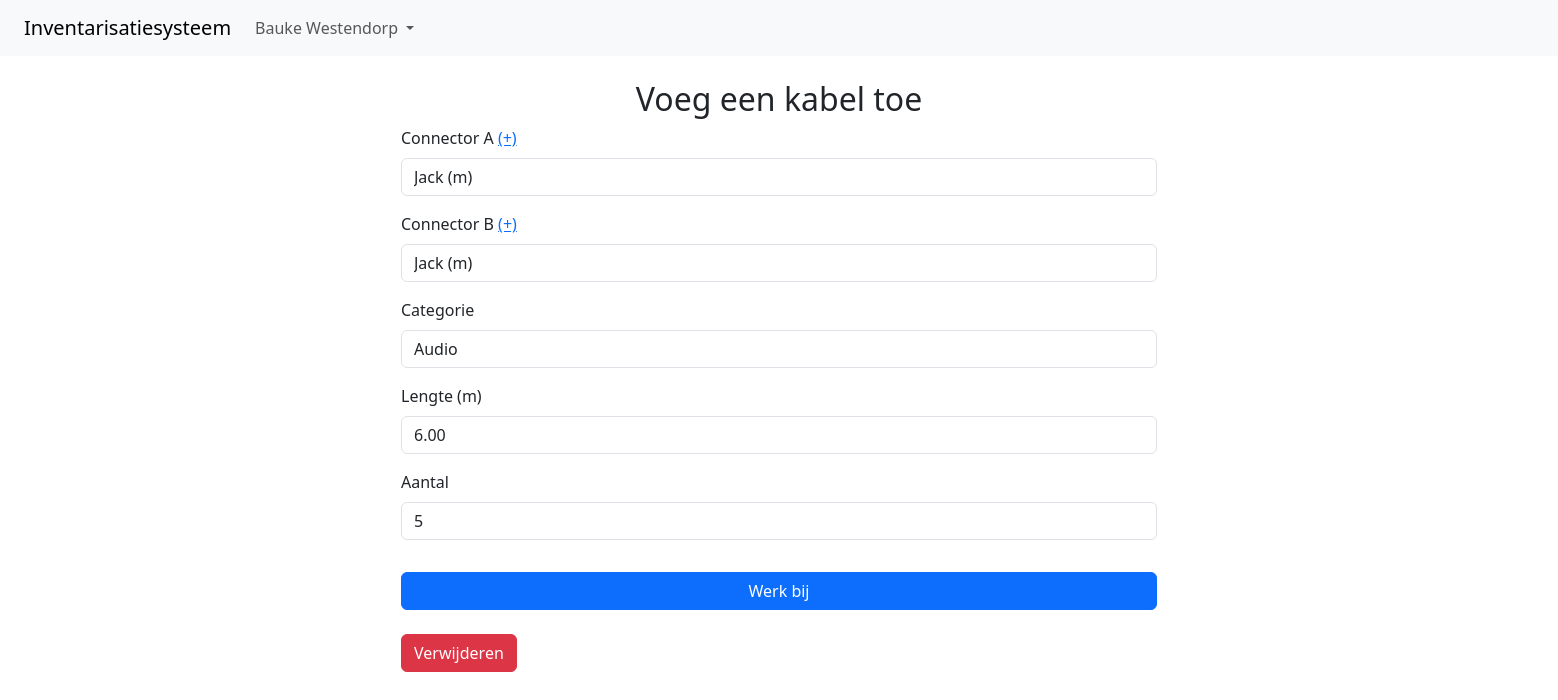
The page /cable/2/edit (signed in) on the database its author committed.
### models.py (models this page shows, shortened)
class User(db.Model, UserMixin):
    id = db.Column(db.Integer, primary_key=True)
    username = db.Column(db.String(60), unique=True, nullable=False)
    email = db.Column(db.String(120), unique=True, nullable=False)
    password = db.Column(db.String(60), nullable=False)

class Cable(db.Model):
    id = db.Column(db.Integer, primary_key=True)
    length = db.Column(db.Float, nullable=False)
    conn_a_id = db.Column(db.Integer, db.ForeignKey('connector.id'), nullable=False)
    conn_a = db.relationship('Connector', foreign_keys=[conn_a_id])
    conn_b_id = db.Column(db.Integer, db.ForeignKey('connector.id'), nullable=False)
    conn_b = db.relationship('Connector', foreign_keys=[conn_b_id])
    category_id = db.Column(db.Integer, db.ForeignKey('category.id'), nullable=False)
    category = db.relationship('Category', foreign_keys=[category_id])
    count = db.Column(db.Integer, nullable=False)

### routes.py (the view, shortened to what this page needs)
@app.route("/cable/<int:id>/edit", methods=['GET', 'POST'])
@login_required
def cable_edit(id):
    cable = Cable.query.get_or_404(id)
    form = CableForm(obj=cable)
    form.conn_a.choices = [(conn.id, f'{conn.name} ({conn.gender_label()})') for conn in Connector.query.all()]
    form.conn_b.choices = [(conn.id, f'{conn.name} ({conn.gender_label()})') for conn in Connector.query.all()]
    form.category.choices = [(category.id, category.name) for category in Category.query.all()]
    form.submit.label.text = "Werk bij"
    return render_template("cable.html", title="Bewerk kabel", form=form, cable_id=id)

### forms.py
class CableForm(FlaskForm):
    conn_a = SelectField("Connector A", validators=[DataRequired()])
    conn_b = SelectField("Connector B", validators=[DataRequired()])
    length = DecimalField("Lengte (m)", validators=[DataRequired(), NumberRange(min=0, max=1000)])
    category = SelectField("Categorie", validators=[DataRequired()])
    count = IntegerField("Aantal", validators=[DataRequired(), NumberRange(min=1)])
    submit = SubmitField("Voeg toe")

### app.py (called while the page is built)
@app.before_request
def create_tables():
    db.create_all()

### models.py (called while the page is built)
@login_manager.user_loader
def load_user(user_id):
    return User.query.get(int(user_id))

    def __repr__(self):
        return f"Category('{self.id}', '{self.name}')"

    def __repr__(self):
        return f"Connector('{self.id}', '{self.name}', '{self.is_male}')"

    def gender_label(self):
        if self.is_male:
            return 'm'
        else:
            return 'f'

### templates/cable.html (shortened to what this page needs)
{% extends "base.html" %} {% block content %}
<div class="mt-4 row justify-content-center">
    <div class="col-md-6">
        <h2 class="text-center">Voeg een kabel toe</h2>
        <form class="d-flex flex-column" style="gap: 1rem" method="POST" action="">
            <div class="form-group">
                {{ form.conn_a.label(class="form-label") }}
                <a href="/connector/add">(+)</a>
                {{ form.conn_a(class="form-control") }}
            </div>
            <div class="form-group">
                {{ form.conn_b.label(class="form-label") }}
                <a href="/connector/add">(+)</a>
                {{ form.conn_b(class="form-control") }}
            </div>
            <div class="form-group">
                {{ form.category.label(class="form-label") }}
                {{ form.category(class="form-control") }}
            </div>
            <div class="form-group">
                {{ form.length.label(class="form-label") }}
                {{ form.length(class="form-control") }}
            </div>
            <div class="form-group">
                {{ form.count.label(class="form-label") }}
                {{ form.count(class="form-control") }}
            </div>
            <div class="form-group mt-3">
                {{ form.submit(class="btn btn-primary w-100") }}
            </div>
        </form>
        {% if cable_id %}
            <am href="/cable/{{cable_id}}/delete" class="btn btn-danger mt-4">Verwijderen</a>
        {% endif %}
    </div>
</div>
{% endblock %}

### templates/base.html (shortened to what this page needs)
<!doctype html>
<html lang="en">
    <head>
        <link
            href="https://cdn.jsdelivr.net/npm/bootstrap@5.3.3/dist/css/bootstrap.min.css"
            rel="stylesheet"
        />
        <link rel="stylesheet" href="{{ url_for('static', filename='main.css') }}">
    </head>
    <body>
        <nav class="px-4 py-2 navbar navbar-expand-lg navbar-light bg-light">
            <a class="navbar-brand" href="/">Inventarisatiesysteem</a>
            <div class="collapse navbar-collapse">
                <ul class="navbar-nav ml-auto">
                    {% if current_user.is_authenticated %}
                        <li class="nav-item dropdown">
                            <a class="nav-link dropdown-toggle"
                                href="#"
                                id="navbarDropdown"
                                role="button"
                                data-bs-toggle="dropdown"
                                aria-haspopup="true"
                                aria-expanded="false"
                            >
                                {{ current_user.username }}
                            </a>
                        </li>
                    {% else %}
                        <li class="nav-item">
                            <a class="nav-link" href="/login">Login</a>
                        </li>
                    {% endif %}
                </ul>
            </div>
        </nav>
        <div id="page">
            {% block content %} {% endblock %}
        </div>
    </body>
</html>

### static/main.css (style rules this page uses)
#page { width: 96rem; margin: 0 auto; }

### rows shown on the page
User: username "Bauke Westendorp"
Cable: conn_a "Jack (m)", conn_b "Jack (m)", category "Audio", length "6.00", count "5"
